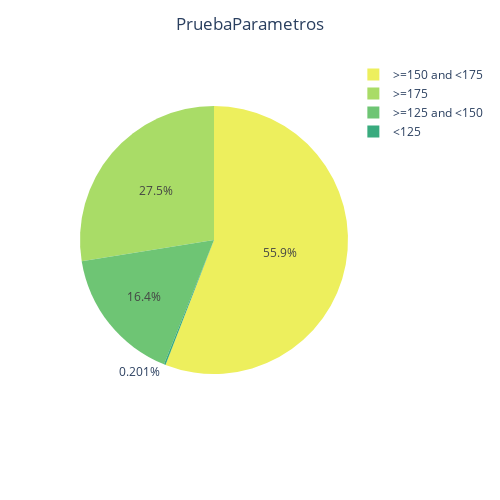

The cell this chart's notebook holds for it:
### Code cell
fig = px.pie(df_weight, values="values",
             names="weight_lbs", 
             color_discrete_sequence=px.colors.sequential.Aggrnyl_r,width=500,height=500)
fig.update_layout(title_text=titulo, title_x=0.5)

### Figure 1 — Plotly figure (JSON) as saved in the notebook; plotly's stock layout.template omitted (floating-point values rounded to 4 significant figures)
{"data": [{"domain": {"x": [0.0, 1.0], "y": [0.0, 1.0]}, "hovertemplate": "weight_lbs=%{label}<br>value=%{value}<extra></extra>", "labels": ["<125", ">=125 and <150", ">=150 and <175", ">=175"], "legendgroup": "", "name": "", "showlegend": true, "type": "pie", "values": [0.002005, 0.1638, 0.5589, 0.2753]}], "layout": {"height": 500, "legend": {"tracegroupgap": 0}, "margin": {"t": 60}, "piecolorway": ["rgb(237, 239, 93)", "rgb(169, 220, 103)", "rgb(110, 197, 116)", "rgb(57, 171, 126)", "rgb(13, 143, 129)", "rgb(15, 114, 121)", "rgb(36, 86, 104)"], "title": {"text": "PruebaParametros", "x": 0.5}, "width": 500}}
